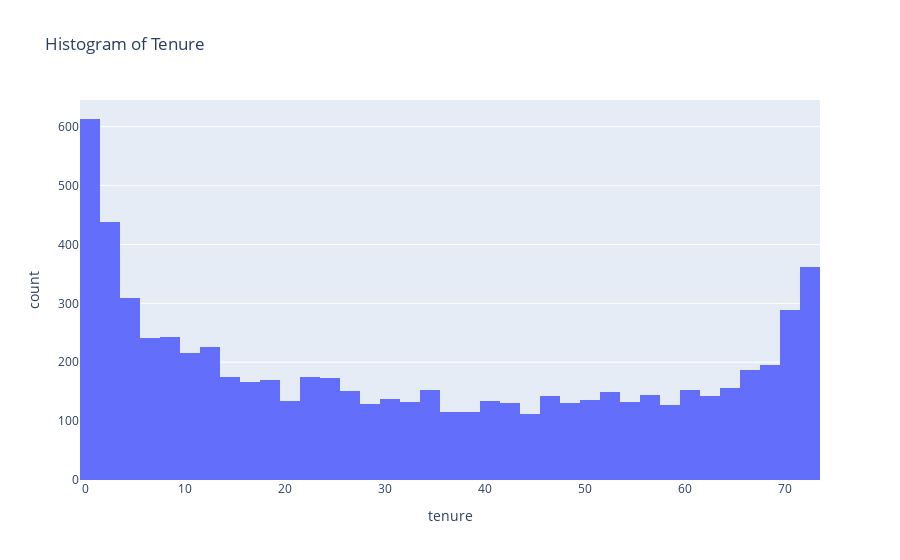

Notebook source saved alongside this figure:
### Code cell
fig = px.histogram(df, x="tenure", title="Histogram of Tenure")
fig.show()

### Figure 1 — Plotly figure (JSON) as saved in the notebook; plotly's stock layout.template omitted (floating-point values rounded to 4 significant figures; data arrays with more than 128 entries replaced by an {"elided": "..."} marker saying what was removed)
{"data": [{"alignmentgroup": "True", "bingroup": "x", "hovertemplate": "tenure=%{x}<br>count=%{y}<extra></extra>", "legendgroup": "", "marker": {"color": "#636efa", "pattern": {"shape": ""}}, "name": "", "offsetgroup": "", "orientation": "v", "showlegend": false, "type": "histogram", "x": {"elided": "7032 int values"}, "xaxis": "x", "yaxis": "y"}], "layout": {"barmode": "relative", "legend": {"tracegroupgap": 0}, "title": {"text": "Histogram of Tenure"}, "xaxis": {"anchor": "y", "domain": [0, 1], "title": {"text": "tenure"}}, "yaxis": {"anchor": "x", "domain": [0, 1], "title": {"text": "count"}}}}
